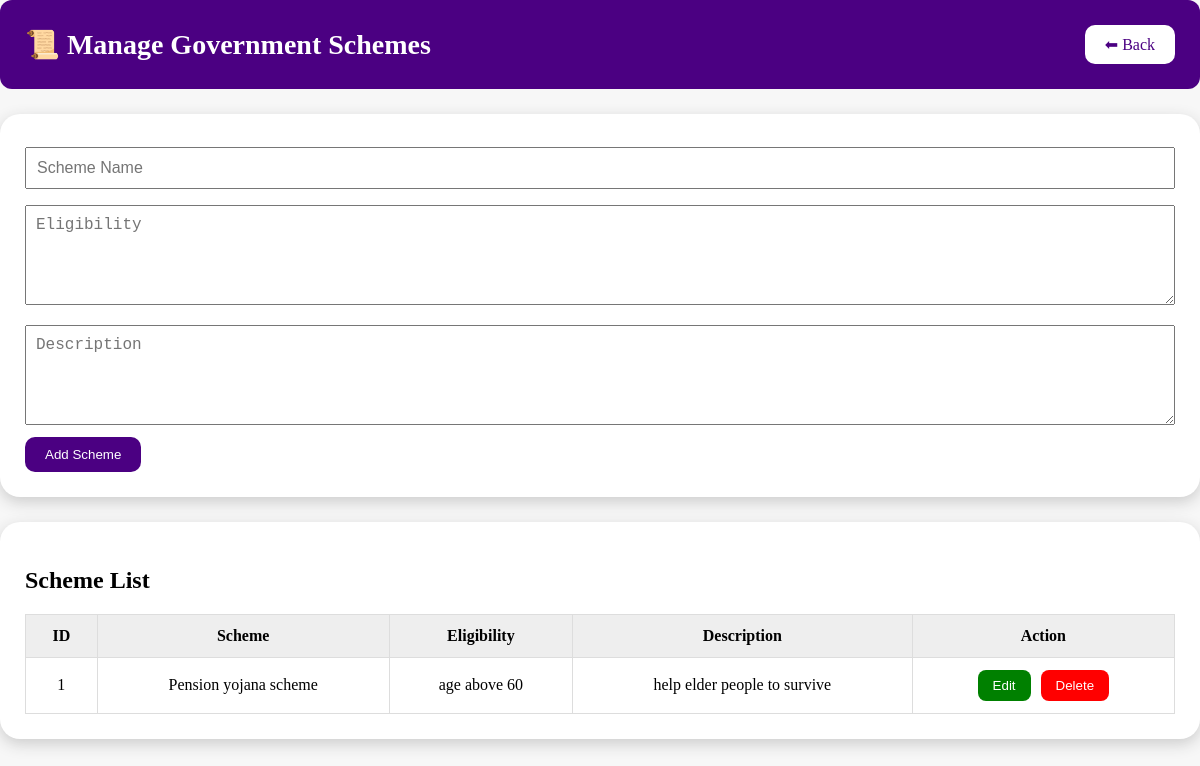
Page /admin/village_hub/manage_govt_schemes.php on the committed database.
### tables this page shows
CREATE TABLE `government_schemes` (
  `id` int(11) NOT NULL,
  `scheme_name` varchar(200) NOT NULL,
  `eligibility` text DEFAULT NULL,
  `description` text DEFAULT NULL
);

### admin/village_hub/manage_govt_schemes.php (the view, shortened to what this page needs)
<?php
include("../../db.php");
$result=$conn->query("SELECT * FROM government_schemes ORDER BY id DESC");
?>
<!DOCTYPE html>
<html>
<head>
</head>
<body>
<div class="header">
<h1>📜 Manage Government Schemes</h1>
<a class="back-btn" href="village_dashboard.php">
⬅ Back
</a>
</div>
<div class="box">
<form method="post">
<input
name="name"
placeholder="Scheme Name"
required>
<textarea
name="eligibility"
placeholder="Eligibility"></textarea>
<textarea
name="description"
placeholder="Description"></textarea>
<button name="save">
Add Scheme
</button>
</form>
</div>
<div class="box">
<h2>Scheme List</h2>
<table>
<tr>
<th>ID</th>
<th>Scheme</th>
<th>Eligibility</th>
<th>Description</th>
<th>Action</th>
</tr>
<?php
while($row=$result->fetch_assoc())
{
?>
<tr>
<td>
<?php echo $row['id']; ?>
</td>
<td>
<?php echo $row['scheme_name']; ?>
</td>
<td>
<?php echo $row['eligibility']; ?>
</td>
<td>
<?php echo $row['description']; ?>
</td>
<td>
<div class="action">
<form method="get" action="edit_govt_schemes.php">
<button class="edit-btn">
Edit
</button>
</form>
<form method="get">
<button class="delete-btn"
onclick="return confirm('Delete scheme?')">
Delete
</button>
</form>
</div>
</td>
</tr>
<?php
}
?>
</table>
</div>
</body>
</html>

### admin/village_hub/manage_govt_schemes.php (style rules this page uses)
body { font-family:'Playfair Display',serif; background:#f7f7f7; margin:0; padding:0; }
.header { background:indigo; color:white; padding:25px; border-radius:12px; display:flex; justify-content:space-between; align-items:center; gap:15px; flex-wrap:wrap; }
.header h1 { margin:0; font-size:28px; }
.box { background:white; padding:25px; margin-top:25px; border-radius:20px; box-shadow:0 5px 15px #ccc; overflow-x:auto; box-sizing:border-box; }
input,textarea { width:100%; padding:10px; margin:8px 0; box-sizing:border-box; font-size:16px; }
textarea { min-height:100px; }
button { background:indigo; color:white; padding:10px 20px; border:0; border-radius:10px; cursor:pointer; }
table { width:100%; background:white; border-collapse:collapse; margin-top:20px; text-align:center; min-width:750px; }
th { background:#eee; }
th,td { padding:12px; border:1px solid #ddd; }
.action { display:flex; justify-content:center; align-items:center; gap:10px; flex-wrap:wrap; }
.action form { margin:0; }
.edit-btn { background:green; color:white; padding:8px 15px; border:0; border-radius:8px; }
.delete-btn { background:red; color:white; padding:8px 15px; border:0; border-radius:8px; }
.back-btn { background:white; color:indigo; padding:10px 20px; border-radius:10px; text-decoration:none; }

### rows in the picture
government_schemes: id "1", scheme_name "Pension yojana scheme", eligibility "age above 60", description "help elder people to survive"
